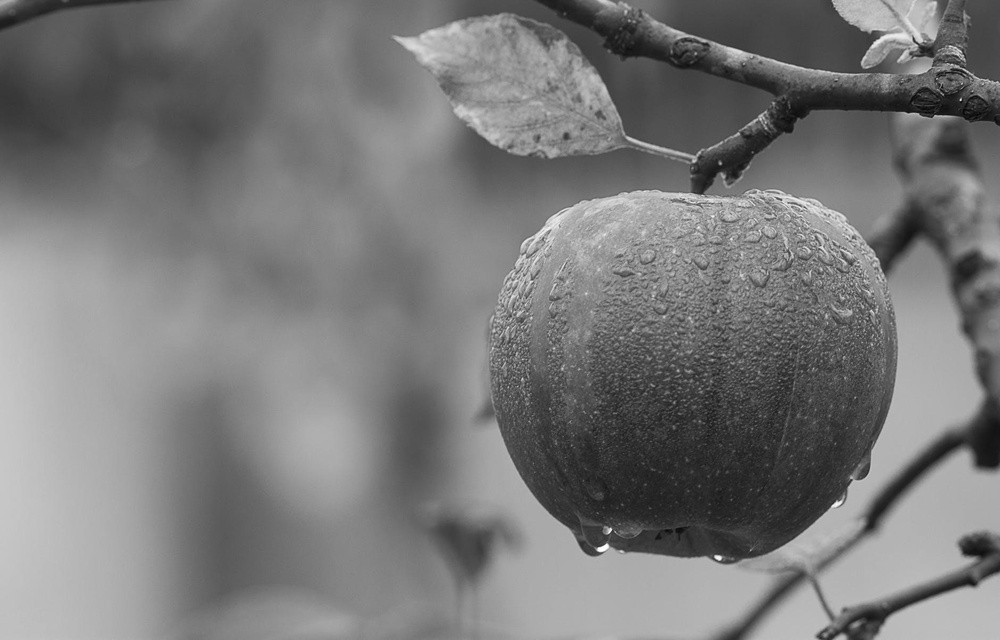
#> input picture m.jpeg, 1000 x 640 px, shrunk from 1880 x 1204 before the run
$ python HistogramExerc1.py
#> lines starting #> are read from the running program, lines starting #| are printed output that depends on the picture
import cv2
import numpy as np
from PIL import Image
import math

arquive = 'm.jpeg'

def convertAndSave(array, name):
    img = Image.fromarray(array)
    if img.mode != 'RGB':
        img = img.convert('RGB')
    img.save('{}.png'.format(name))

image = cv2.imread(arquive, cv2.IMREAD_GRAYSCALE)
#> image is the input picture: shape (640, 1000); min 1, max 255, mean 121.2
imgOri = Image.fromarray(image)
imgOri.save('GreyScale.png')

tons = 256
n = len(image[0]) * len(image)
#> n = 640000
b = 0.5
c = 255 / math.log(256)
soma = 0
hist = cv2.calcHist([image], [0], None, [256], [0, 256])
#> hist = 256 values, max 7447 at index 174, min 0 at index 0, mean 2500
hist = hist.astype(int)
histAcul = []
pk = []
KLinha = []
imageEqual = []

equal_img = np.zeros(image.shape)
negat_img = np.zeros(image.shape)
logarit_img = np.zeros(image.shape)
poten_img = np.zeros(image.shape)

for a in range(len(hist)):
    soma = soma + hist[a]
    histAcul.append(soma)
    pk.append(histAcul[a]/n)
    KLinha.append(np.around((tons-1)*pk[a]))
#> this loop made 256 passes
#> soma on passes 1 to 3: [0], [1], [1]
#> after the loop, KLinha = 256 items, first 6: [0], [0], [0], [0], [0], [0]; histAcul = 256 items, first 6: [0], [1], [1], [3], [3], [3]; pk = 256 items, first 6: [0], [1.56e-06], [1.56e-06], [4.69e-06], [4.69e-06], [4.69e-06]; soma = [640000]

KLinha = np.array(KLinha)
#> KLinha = 256 values from 0 to 255
KLinha = KLinha.astype(int)

for idx_linha, val_linha in enumerate(image):
    for index, coluna in enumerate(val_linha):
        equal_img[idx_linha][index] = KLinha[coluna]
        negat_img[idx_linha][index] = (tons-1) - image[idx_linha][index]
        logarit_img[idx_linha][index] = c * \
            math.log(1 + image[idx_linha][index])
        poten_img[idx_linha][index] = (c * image[idx_linha][index]) ** b
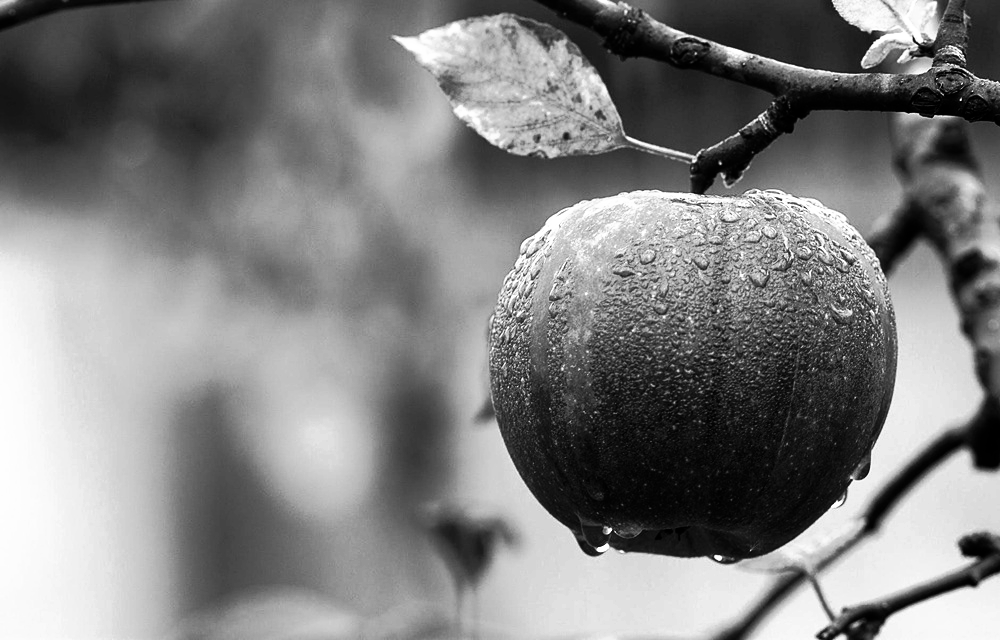
#> equal_img: shape (640, 1000) float64; min 0, max 255, mean 128.4
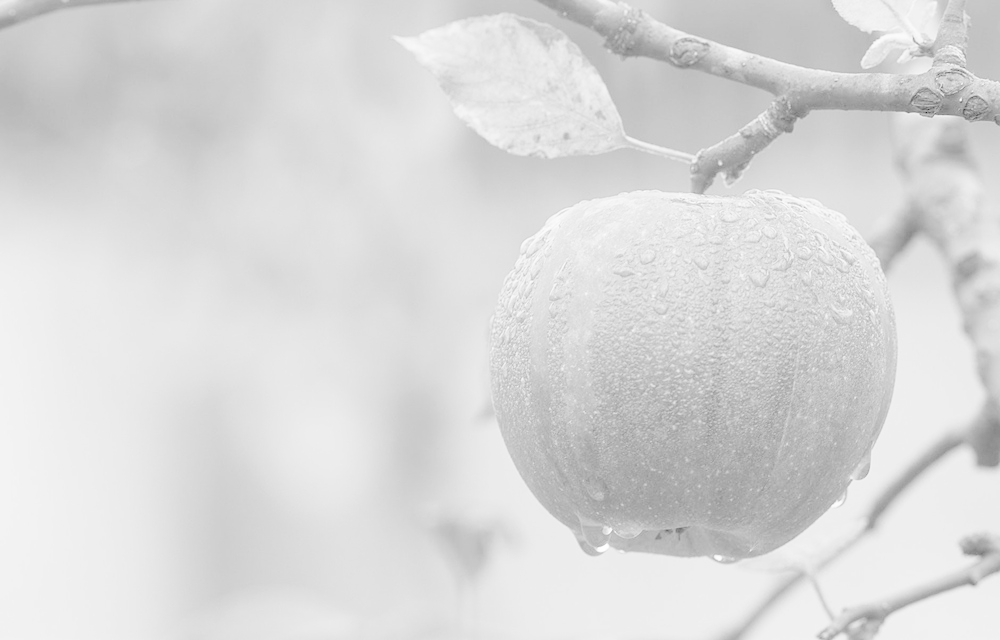
#> logarit_img: shape (640, 1000) float64; min 31.88, max 255, mean 217.6
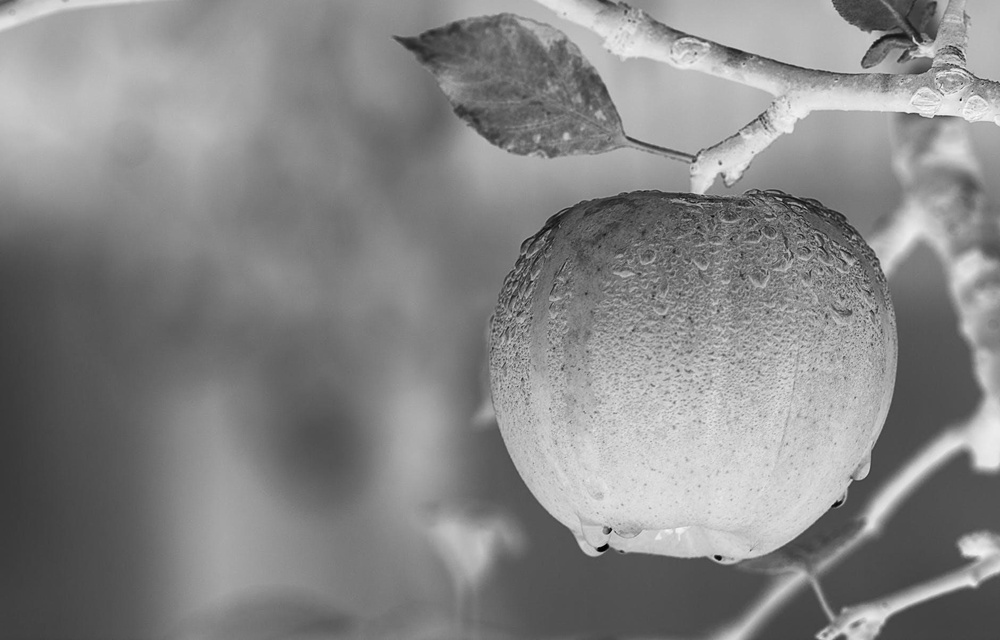
#> negat_img: shape (640, 1000) float64; min 0, max 254, mean 133.8
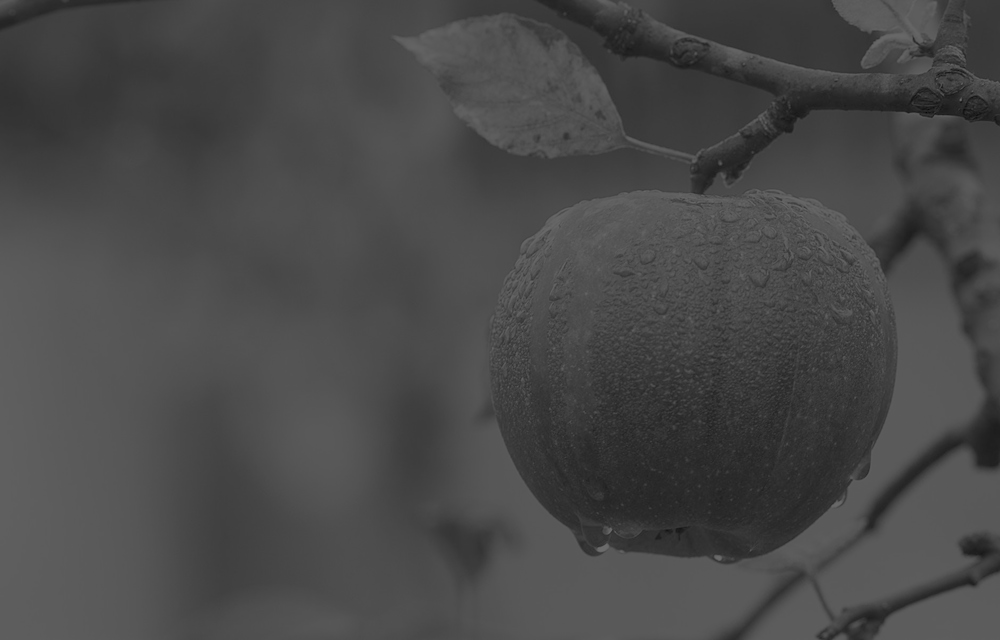
#> poten_img: shape (640, 1000) float64; min 6.78, max 108.3, mean 73.4


convertAndSave(equal_img, 'Equalize')
convertAndSave(negat_img, 'Negative')
convertAndSave(logarit_img, 'Logarit')
convertAndSave(poten_img, 'Potenc')
